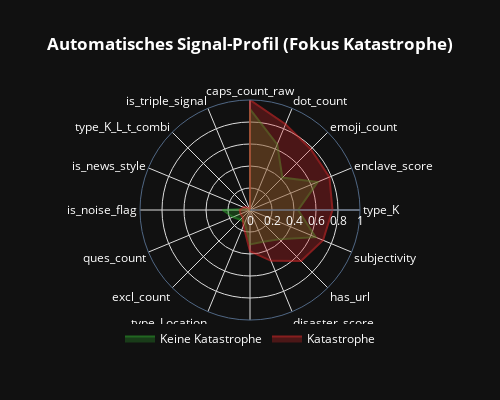
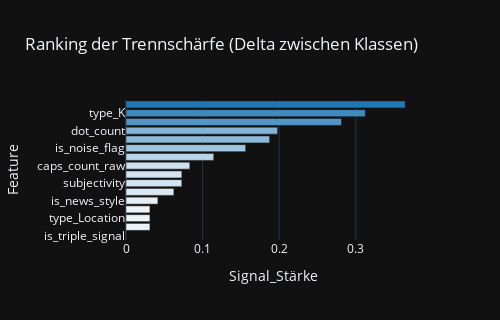

The notebook cell saved with these charts, in order:
### Code cell
#erstelle Engeneering mehrere neue spalten
df_Cleaning = run_full_disaster_pipeline(df_Cleaning)

### Figure 1 — Plotly figure (JSON) as saved in the notebook; plotly's stock layout.template omitted (floating-point values rounded to 4 significant figures)
{"data": [{"hovertemplate": "Kategorie=Keine Katastrophe<br>Quote=%{r}<br>Feature=%{theta}<extra></extra>", "legendgroup": "Keine Katastrophe", "line": {"color": "#2ca02c", "dash": "solid"}, "marker": {"symbol": "circle"}, "mode": "lines", "name": "Keine Katastrophe", "r": [0.9167, 0.6458, 0.4167, 0.6667, 0.4375, 0.6458, 0.375, 0.3125, 0.3125, 0.125, 0.125, 0.1667, 0.25, 0.02083, 0.0, 0.0, 0.9167], "showlegend": true, "subplot": "polar", "theta": ["caps_count_raw", "dot_count", "emoji_count", "enclave_score", "type_K", "subjectivity", "has_url", "disaster_score", "type_time", "type_Location", "excl_count", "ques_count", "is_noise_flag", "is_news_style", "type_K_L_t_combi", "is_triple_signal", "caps_count_raw"], "type": "scatterpolar", "fill": "toself", "opacity": 0.6}, {"hovertemplate": "Kategorie=Katastrophe<br>Quote=%{r}<br>Feature=%{theta}<extra></extra>", "legendgroup": "Katastrophe", "line": {"color": "#d62728", "dash": "solid"}, "marker": {"symbol": "circle"}, "mode": "lines", "name": "Katastrophe", "r": [1.0, 0.8438, 0.7812, 0.7812, 0.75, 0.7188, 0.6562, 0.5, 0.375, 0.1562, 0.09375, 0.09375, 0.09375, 0.0625, 0.03125, 0.0, 1.0], "showlegend": true, "subplot": "polar", "theta": ["caps_count_raw", "dot_count", "emoji_count", "enclave_score", "type_K", "subjectivity", "has_url", "disaster_score", "type_time", "type_Location", "excl_count", "ques_count", "is_noise_flag", "is_news_style", "type_K_L_t_combi", "is_triple_signal", "caps_count_raw"], "type": "scatterpolar", "fill": "toself", "opacity": 0.6}], "layout": {"polar": {"domain": {"x": [0.0, 1.0], "y": [0.0, 1.0]}, "angularaxis": {"direction": "clockwise", "rotation": 90, "period": 16, "gridcolor": "#dddddd"}, "radialaxis": {"visible": true, "range": [0, 1], "gridcolor": "#dddddd"}}, "legend": {"title": {}, "tracegroupgap": 0, "orientation": "h", "yanchor": "bottom", "y": -0.15, "xanchor": "center", "x": 0.5}, "title": {"text": "<b>Automatisches Signal-Profil (Fokus Katastrophe)</b>", "x": 0.5}, "font": {"color": "#FFFFFF"}, "width": 500, "height": 400}}

### Figure 2 — Plotly figure (JSON) as saved in the notebook; plotly's stock layout.template omitted (floating-point values rounded to 4 significant figures)
{"data": [{"hovertemplate": "Signal_Stärke=%{marker.color}<br>Feature=%{y}<extra></extra>", "legendgroup": "", "marker": {"color": [0.3646, 0.3125, 0.2812, 0.1979, 0.1875, 0.1562, 0.1146, 0.08333, 0.07292, 0.07292, 0.0625, 0.04167, 0.03125, 0.03125, 0.03125, 0.0], "coloraxis": "coloraxis", "pattern": {"shape": ""}}, "name": "", "orientation": "h", "showlegend": false, "textposition": "auto", "x": [0.3646, 0.3125, 0.2812, 0.1979, 0.1875, 0.1562, 0.1146, 0.08333, 0.07292, 0.07292, 0.0625, 0.04167, 0.03125, 0.03125, 0.03125, 0.0], "xaxis": "x", "y": ["emoji_count", "type_K", "has_url", "dot_count", "disaster_score", "is_noise_flag", "enclave_score", "caps_count_raw", "ques_count", "subjectivity", "type_time", "is_news_style", "excl_count", "type_Location", "type_K_L_t_combi", "is_triple_signal"], "yaxis": "y", "type": "bar"}], "layout": {"xaxis": {"anchor": "y", "domain": [0.0, 1.0], "title": {"text": "Signal_Stärke"}}, "yaxis": {"anchor": "x", "domain": [0.0, 1.0], "title": {"text": "Feature"}, "categoryorder": "total ascending"}, "coloraxis": {"colorbar": {"title": {"text": "Signal_Stärke"}}, "colorscale": [[0, "#ffffff"], [1, "#1f77b4"]], "showscale": false}, "legend": {"tracegroupgap": 0}, "title": {"text": "Ranking der Trennschärfe (Delta zwischen Klassen)"}, "barmode": "relative", "width": 500, "height": 320.0}}
